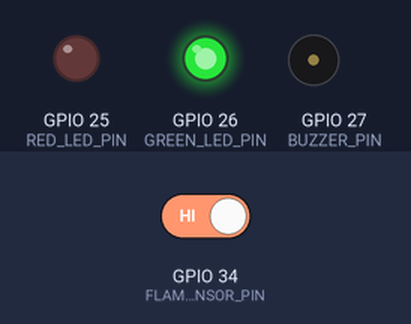
This sketch was run on a simulated ESP32. On the bench: output pins drawn as LEDs (lit = HIGH), buzzer (waves = sounding, pin HIGH). Dashed ring = blinking. The inputs (shaded band) are chosen by the test bench; at power-on: GPIO 34 (FLAME_SENSOR_PIN) HIGH. WiFi joins after 1.5 s; servers stay silent unless stated.

Above: at 3.0 s.
3.1 s: GPIO 34 (FLAME_SENSOR_PIN) driven LOW
At 4.05 s:
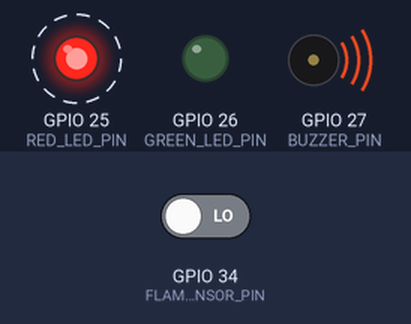
7.3 s: GPIO 34 (FLAME_SENSOR_PIN) driven HIGH
At 7.7 s:
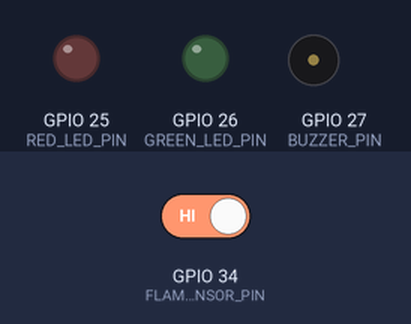
Timing chart, 0 to 10.3 s (numbered marks = the images above; inputs shaded):
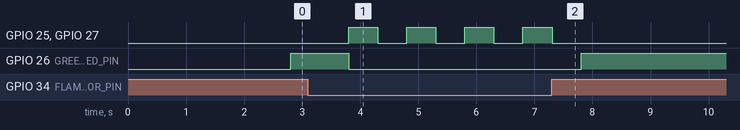

Measured:
- after the input at 3.1 s, GPIO 25 (RED_LED_PIN), GPIO 27 (BUZZER_PIN): alternates HIGH for 0.50 s and LOW for 0.50 s, starting after 0.70 s; GPIO 26 (GREEN_LED_PIN): HIGH → LOW after 0.70 s
- after the input at 7.3 s, GPIO 25 (RED_LED_PIN), GPIO 27 (BUZZER_PIN): goes on until 7.3 s, then stays LOW; GPIO 26 (GREEN_LED_PIN): LOW → HIGH after 0.50 s

The sketch:

FLAME_ALART_WITHBLynk.ino
```cpp
#define BLYNK_TEMPLATE_NAME "Fire Alarm System"
#define BLYNK_AUTH_TOKEN "Q74WSm6J8bq2uPCvGMKgrxIcv7Sm78Hl"
#define BLYNK_TEMPLATE_ID "TMPL35JmIb-D8"

#include <WiFi.h>
#include <BlynkSimpleEsp32.h>

char ssid[] = "Student";         // Your WiFi SSID
char pass[] = "Learn@123";       // Your WiFi Password

#define FLAME_SENSOR_PIN 34
#define RED_LED_PIN      25
#define GREEN_LED_PIN    26
#define BUZZER_PIN       27

BlynkTimer timer;

bool fireDetected = false;
bool blinkState = false;

void checkFire() {
  int flame = digitalRead(FLAME_SENSOR_PIN);  // LOW = fire detected

  fireDetected = (flame == LOW);  // true if fire

  if (fireDetected) {
    digitalWrite(GREEN_LED_PIN, LOW);          // Green LED OFF
    Blynk.virtualWrite(V0, 1);                 // Fire status ON
  } else {
    digitalWrite(GREEN_LED_PIN, HIGH);         // Green LED ON
    digitalWrite(RED_LED_PIN, LOW);            // Red LED OFF
    digitalWrite(BUZZER_PIN, LOW);             // Buzzer OFF
    Blynk.virtualWrite(V0, 0);                 // Fire status OFF
  }
}

// This function toggles red LED and buzzer every 500ms
void blinkAlert() {
  if (fireDetected) {
    blinkState = !blinkState;
    digitalWrite(RED_LED_PIN, blinkState);
    digitalWrite(BUZZER_PIN, blinkState);
  }
}

void setup() {
  Serial.begin(115200);

  pinMode(FLAME_SENSOR_PIN, INPUT);
  pinMode(RED_LED_PIN, OUTPUT);
  pinMode(GREEN_LED_PIN, OUTPUT);
  pinMode(BUZZER_PIN, OUTPUT);

  Blynk.begin(BLYNK_AUTH_TOKEN, ssid, pass);

  timer.setInterval(1000L, checkFire);   // Check fire every 1 sec
  timer.setInterval(500L, blinkAlert);   // Blink every 0.5 sec
}

void loop() {
  Blynk.run();
  timer.run();
}
```
